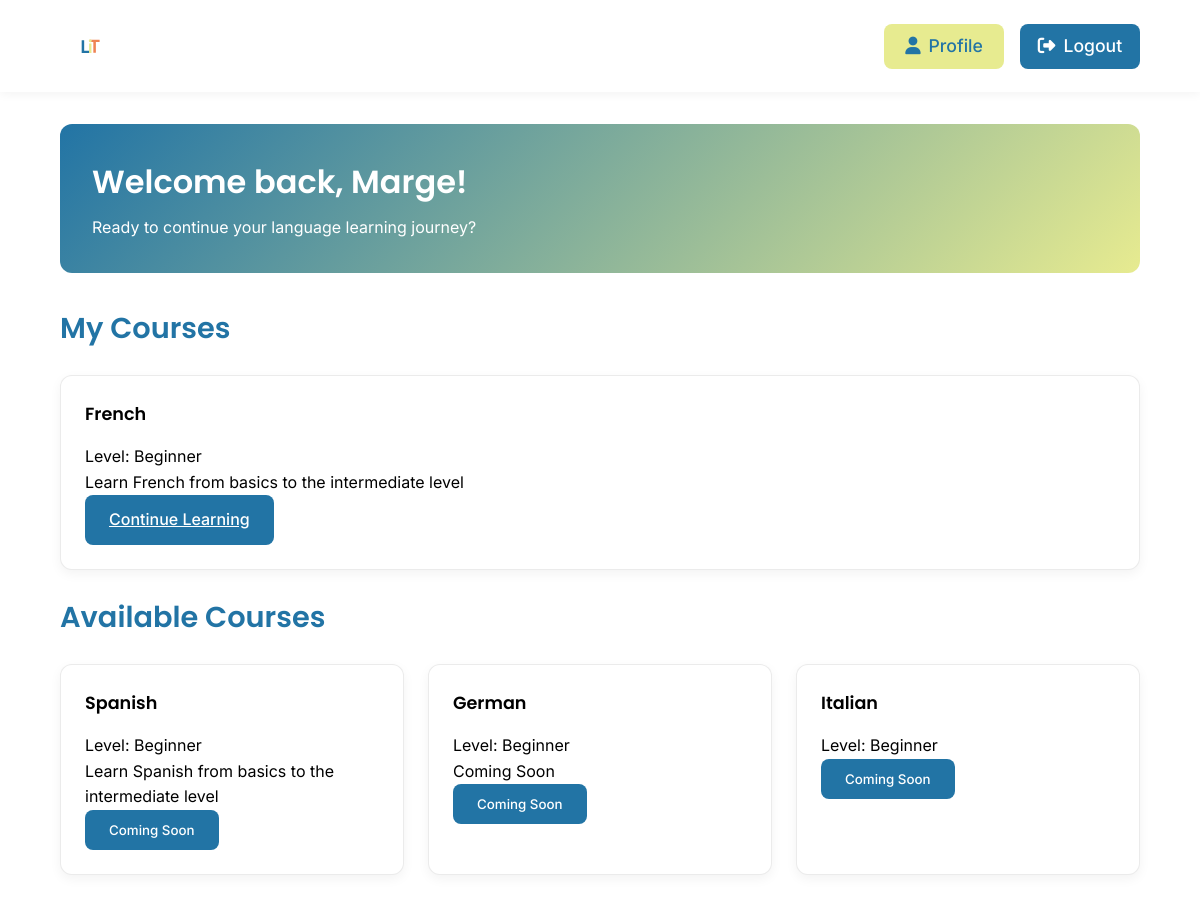
The app's page /view/dashboard.php (signed in), older data.
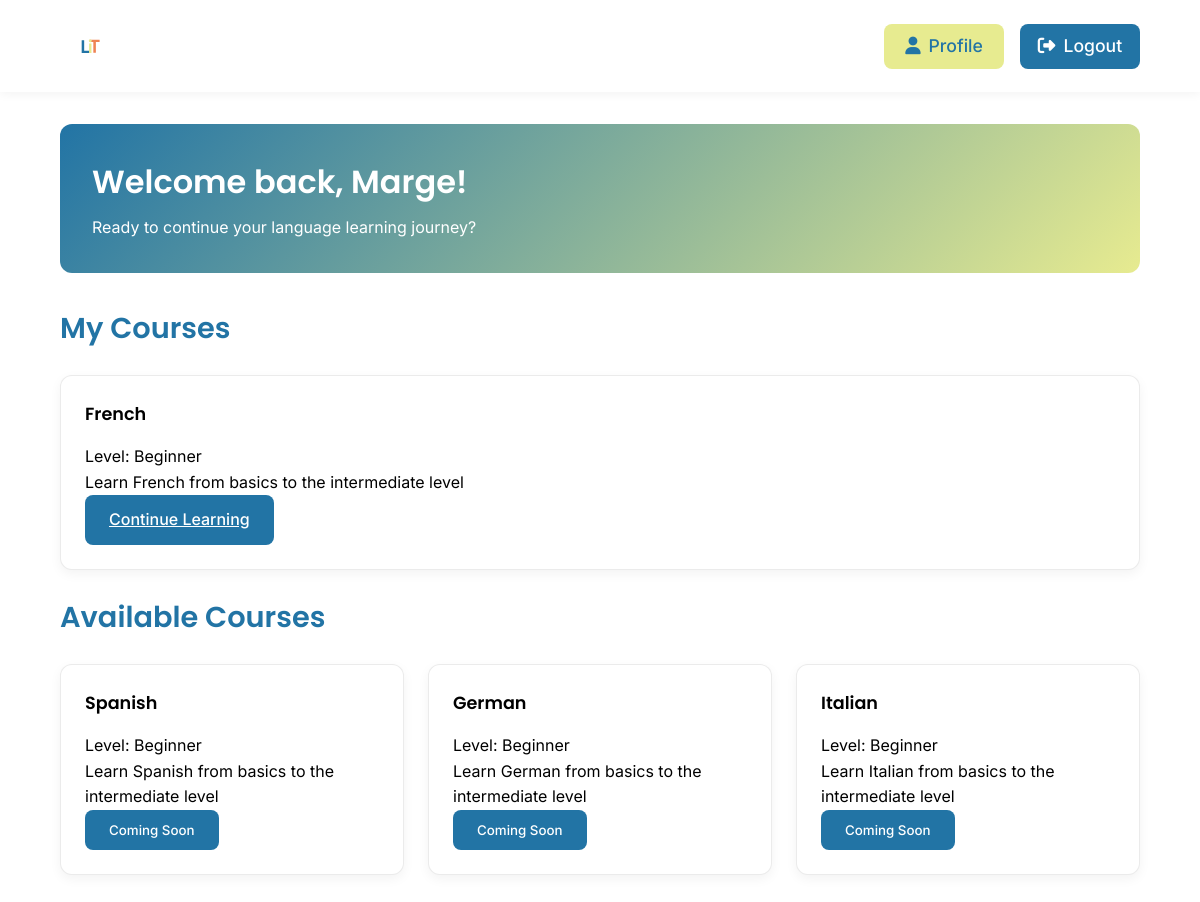
The same page, newer data.
### tables this page shows
CREATE TABLE `languages` (
  `languageId` int(11) NOT NULL,
  `languageName` varchar(50) NOT NULL,
  `level` enum('Beginner','Intermediate','Advanced') NOT NULL,
  `description` text DEFAULT NULL,
  `active` tinyint(1) DEFAULT 1,
  `languageCode` varchar(2) NOT NULL DEFAULT 'en'
);

### view/dashboard.php (the view, shortened to what this page needs)
<?php
require_once '../config/db_connect.php';
$userName = $_SESSION['user_name'] ?? 'User';
$stmt = $pdo->prepare("
    SELECT l.*, ue.status, ue.enrollmentDate
    FROM languages l
    LEFT JOIN user_enrollments ue ON l.languageId = ue.languageId AND ue.userId = ?
    WHERE ue.status = 'active'
");
$stmt->execute([$_SESSION['user_id']]);
$currentCourses = $stmt->fetchAll();
$stmt = $pdo->prepare("
    SELECT *
    FROM languages
    WHERE languageId NOT IN (
        SELECT languageId
        FROM user_enrollments
        WHERE userId = ? AND status = 'active'
    )
");
$stmt->execute([$_SESSION['user_id']]);
$availableCourses = $stmt->fetchAll();
?>
<!DOCTYPE html>
<html lang="en">
<head>
    <link rel="stylesheet" href="https://cdnjs.cloudflare.com/ajax/libs/font-awesome/6.5.1/css/all.min.css">
    <link rel="stylesheet" href="../assets/css/styles.css">
    <link rel="stylesheet" href="../assets/css/dashboard.css">
</head>
<body>
    <header class="dashboard-header">
        <div class="nav-logo">
            <img src="../assets/images/logo.svg" alt="Language Learning Platform Logo" class="logo-image">
        </div>
        <div class="header-actions">
            <div class="auth-buttons">
                <a href="profile.php" class="btn-secondary">
                    <i class="fas fa-user"></i> Profile
                </a>
                <a href="../actions/logout.php" class="btn-primary">
                    <i class="fas fa-sign-out-alt"></i> Logout
                </a>
            </div>
        </div>
    </header>
    <main class="dashboard-content">
        <section class="welcome-card">
            <h1>Welcome back, <?php echo htmlspecialchars($userName); ?>!</h1>
            <p>Ready to continue your language learning journey?</p>
        </section>
        <section class="current-courses">
            <h2>My Courses</h2>
            <div class="courses-grid">
                <?php if (empty($currentCourses)): ?>
                    <p>You haven't enrolled in any courses yet.</p>
                <?php else: ?>
                    <?php foreach ($currentCourses as $course): ?>
                        <div class="course-card">
                            <h3><?php echo htmlspecialchars($course['languageName']); ?></h3>
                            <p>Level: <?php echo htmlspecialchars($course['level']); ?></p>
                            <p><?php echo htmlspecialchars($course['description']); ?></p>
                            <a href="course_page.php?languageId=<?php echo $course['languageId']; ?>" class="btn btn-primary">
                                Continue Learning
                            </a>
                        </div>
                    <?php endforeach; ?>
                <?php endif; ?>
            </div>
        </section>
        <section class="available-courses">
            <h2>Available Courses</h2>
            <div class="courses-grid">
                <?php if (empty($availableCourses)): ?>
                    <p>No more courses available at the moment.</p>
                <?php else: ?>
                    <?php foreach ($availableCourses as $course): ?>
                        <div class="course-card">
                            <h3><?php echo htmlspecialchars($course['languageName']); ?></h3>
                            <p>Level: <?php echo htmlspecialchars($course['level']); ?></p>
                            <p><?php echo htmlspecialchars($course['description']); ?></p>
                            <form action="../actions/enroll_course.php" method="POST" class="enrollment-form">
                                <button type="submit" class="btn btn-primary" <?php echo $course['languageName'] !== 'French' ? 'disabled' : ''; ?>>
                                    <?php echo $course['languageName'] === 'French' ? 'Start Learning' : 'Coming Soon'; ?>
                                </button>
                            </form>
                        </div>
                    <?php endforeach; ?>
                <?php endif; ?>
            </div>
        </section>
    </main>
</body>
</html>

Row changes from the older to the newer data that the page shows:
changed languages "German": description "Coming Soon" → "Learn German from basics to the intermediate level"
changed languages "Italian": description (not shown) → "Learn Italian from basics to the intermediate level"
